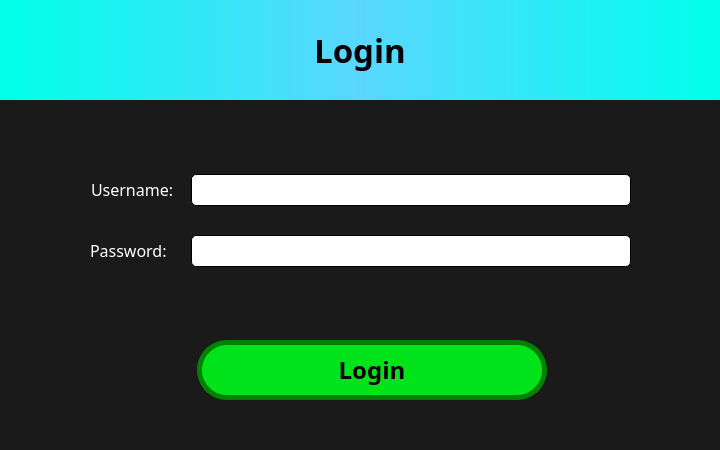
<?xml version="1.0" encoding="UTF-8"?>
<ui version="4.0">
 <class>Login</class>
 <widget class="QMainWindow" name="Login">
  <property name="geometry">
   <rect>
    <x>0</x>
    <y>0</y>
    <width>720</width>
    <height>450</height>
   </rect>
  </property>
  <property name="minimumSize">
   <size>
    <width>720</width>
    <height>450</height>
   </size>
  </property>
  <property name="maximumSize">
   <size>
    <width>720</width>
    <height>450</height>
   </size>
  </property>
  <property name="windowTitle">
   <string>Login</string>
  </property>
  <property name="windowIcon">
   <iconset>
    <normaloff>../IMG/LOCK.ico</normaloff>../IMG/LOCK.ico</iconset>
  </property>
  <property name="styleSheet">
   <string notr="true">#centralwidget{
background-color: #1a1a1a;
}</string>
  </property>
  <property name="iconSize">
   <size>
    <width>16</width>
    <height>16</height>
   </size>
  </property>
  <widget class="QWidget" name="centralwidget">
   <widget class="QLineEdit" name="password">
    <property name="geometry">
     <rect>
      <x>191</x>
      <y>235</y>
      <width>440</width>
      <height>32</height>
     </rect>
    </property>
    <property name="font">
     <font>
      <family>Source Code Pro</family>
      <pointsize>12</pointsize>
     </font>
    </property>
    <property name="styleSheet">
     <string notr="true">background-color: white;
color: black;
border: 0.5px solid black;
border-radius: 5px;</string>
    </property>
    <property name="maxLength">
     <number>20</number>
    </property>
    <property name="echoMode">
     <enum>QLineEdit::Password</enum>
    </property>
   </widget>
   <widget class="QLabel" name="label_2">
    <property name="geometry">
     <rect>
      <x>91</x>
      <y>179</y>
      <width>87</width>
      <height>21</height>
     </rect>
    </property>
    <property name="font">
     <font>
      <family>Source Code Pro</family>
      <pointsize>12</pointsize>
     </font>
    </property>
    <property name="styleSheet">
     <string notr="true">color: white;</string>
    </property>
    <property name="text">
     <string>Username:</string>
    </property>
   </widget>
   <widget class="QLineEdit" name="username">
    <property name="geometry">
     <rect>
      <x>191</x>
      <y>174</y>
      <width>440</width>
      <height>32</height>
     </rect>
    </property>
    <property name="font">
     <font>
      <family>Source Code Pro</family>
      <pointsize>12</pointsize>
     </font>
    </property>
    <property name="styleSheet">
     <string notr="true">background-color: white;
color: black;
border: 0.5px solid black;
border-radius: 5px;</string>
    </property>
    <property name="maxLength">
     <number>20</number>
    </property>
   </widget>
   <widget class="QLabel" name="label_6">
    <property name="geometry">
     <rect>
      <x>0</x>
      <y>0</y>
      <width>720</width>
      <height>100</height>
     </rect>
    </property>
    <property name="font">
     <font>
      <family>Source Code Pro</family>
      <pointsize>25</pointsize>
      <weight>75</weight>
      <bold>true</bold>
     </font>
    </property>
    <property name="styleSheet">
     <string notr="true">background-color: qlineargradient(spread:pad, x1:0, y1:0.5, x2:1, y2:0.5, stop:0 rgba(0, 255, 234, 255), stop:0.5 rgba(90, 214, 255, 255), stop:1 rgba(0, 255, 237, 255));
color: black;</string>
    </property>
    <property name="text">
     <string>Login</string>
    </property>
    <property name="alignment">
     <set>Qt::AlignCenter</set>
    </property>
   </widget>
   <widget class="QLabel" name="label_3">
    <property name="geometry">
     <rect>
      <x>90</x>
      <y>240</y>
      <width>87</width>
      <height>21</height>
     </rect>
    </property>
    <property name="font">
     <font>
      <family>Source Code Pro</family>
      <pointsize>12</pointsize>
     </font>
    </property>
    <property name="styleSheet">
     <string notr="true">color: white;</string>
    </property>
    <property name="text">
     <string>Password:</string>
    </property>
   </widget>
   <widget class="QPushButton" name="loginBtn">
    <property name="geometry">
     <rect>
      <x>197</x>
      <y>340</y>
      <width>350</width>
      <height>60</height>
     </rect>
    </property>
    <property name="minimumSize">
     <size>
      <width>350</width>
      <height>60</height>
     </size>
    </property>
    <property name="maximumSize">
     <size>
      <width>350</width>
      <height>60</height>
     </size>
    </property>
    <property name="font">
     <font>
      <family>Source Code Pro</family>
      <pointsize>18</pointsize>
      <weight>75</weight>
      <bold>true</bold>
     </font>
    </property>
    <property name="cursor">
     <cursorShape>PointingHandCursor</cursorShape>
    </property>
    <property name="styleSheet">
     <string notr="true">QPushButton{
background-color: #00e31a;
color: black;
border: 5px solid green;
border-radius: 30px;
}
QPushButton:hover{
background-color: #00ff1c;
}</string>
    </property>
    <property name="text">
     <string>Login</string>
    </property>
   </widget>
  </widget>
 </widget>
 <resources/>
 <connections/>
</ui>
